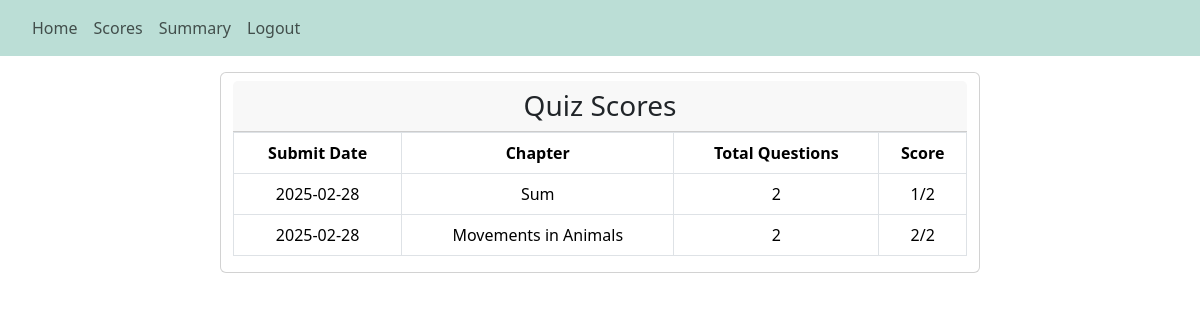
The page /user_scores (signed in) on the database its author committed.
### backend/models.py (models this page shows)
class Score(db.Model):
    __tablename__ = "score"
    id = db.Column(db.Integer, primary_key=True)
    user_id = db.Column(db.Integer, db.ForeignKey('user.id'), nullable=False)
    quiz_id = db.Column(db.Integer, db.ForeignKey('quiz.id'), nullable=False)
    score = db.Column(db.Integer, nullable=False)
    date = db.Column(db.String, nullable=False)

class Chapter(db.Model):
    __tablename__ = "chapter"
    id = db.Column(db.Integer, primary_key=True)
    name = db.Column(db.String(100), nullable=False)
    desc = db.Column(db.String(200), nullable=False, default="No Description")
    subject_id = db.Column(db.Integer, db.ForeignKey('subject.id'), nullable=False)
    quizzes = db.relationship('Quiz', backref='chapter', lazy=True)

### backend/controllers.py (the view)
@app.route('/user_scores')
@login_required
def user_scores():
    user_scores = Score.query.filter_by(user_id=current_user.id).all()
    score_data = []
    for score_entry in user_scores:
        quiz = Quiz.query.get(score_entry.quiz_id)
        if quiz:
            chapter = Chapter.query.get(quiz.chapter_id)
            if chapter:
                score_data.append({
                    'quiz_date': score_entry.date,
                    'chapter_name': chapter.name,
                    'score': score_entry.score,
                    'total_questions': len(quiz.questions)
                })
    return render_template('user_scores.html', user=current_user, scores=score_data)

### app.py (called while the page is built)
def start():
    quiz_app = Flask(__name__)
    quiz_app.config["SQLALCHEMY_DATABASE_URI"]="sqlite:///quiz_db.sqlite3"
    quiz_app.config["SECRET_KEY"] = "this_is_a_secret_for_quiz_app"
    db.init_app(quiz_app)
    quiz_app.app_context().push()
    quiz_app.debug = True
    db.create_all()
    create_admin()
    login_manager = LoginManager()
    login_manager.login_view = 'login'
    login_manager.init_app(quiz_app)
    @login_manager.user_loader
    def load_user(id):
        return User.query.get(int(id))
    print("Quiz app is running... ")

### templates/user_scores.html (shortened to what this page needs)
{% extends "base.html" %}  {% block nav %}
<nav class="navbar navbar-expand-lg navbar-light">
  <div class="collapse navbar-collapse mx-4" id="navbarSupportedContent">
    <ul class="navbar-nav mr-auto">
      <li class="nav-item active">
        <a class="nav-link" href="/user">Home</a>
      </li>
      <li class="nav-item">
        <a class="nav-link" href="/user_scores">Scores</a>
      </li>
      <li class="nav-item">
        <a class="nav-link" href="/user_summary">Summary</a>
      </li>
      <li class="nav-item">
        <a class="nav-link" href="/logout">Logout</a>
      </li>
    </ul>
  </div>
</nav>
{% endblock %} {% block content %}
<div class="container">
  <div class="row justify-content-center">
    <div class="card col-lg-8 mt-3 table-responsive">
      <h3 class="card-header text-center mt-2">Quiz Scores</h3>
      <table class="table table-bordered">
        <thead>
          <tr>
            <th class="text-center">Submit Date</th>
            <th class="text-center">Chapter</th>
            <th class="text-center">Total Questions</th>
            <th class="text-center">Score</th>
          </tr>
        </thead>
        <tbody>
          {% for score in scores %}
          <tr>
            <td class="text-center">{{ score.quiz_date }}</td>
            <td class="text-center">{{ score.chapter_name }}</td>
            <td class="text-center">{{ score.total_questions }}</td>
            <td class="text-center">{{ score.score }}/{{ score.total_questions }}</td>
          </tr>
          {% endfor %}
        </tbody>
      </table>
    </div>
  </div>
</div>
{% endblock %}

### templates/user_scores.html (style rules this page uses)
nav { background-color: #BBDED6; }

### rows shown on the page
Score: quiz_date "2025-02-28"
Chapter: chapter_name "Sum"
Score: quiz_date "2025-02-28"
Chapter: chapter_name "Movements in Animals"

### other values the page prints
{{ score.total_questions }} "2" "2"
{{ score.score }} "1" "2"
